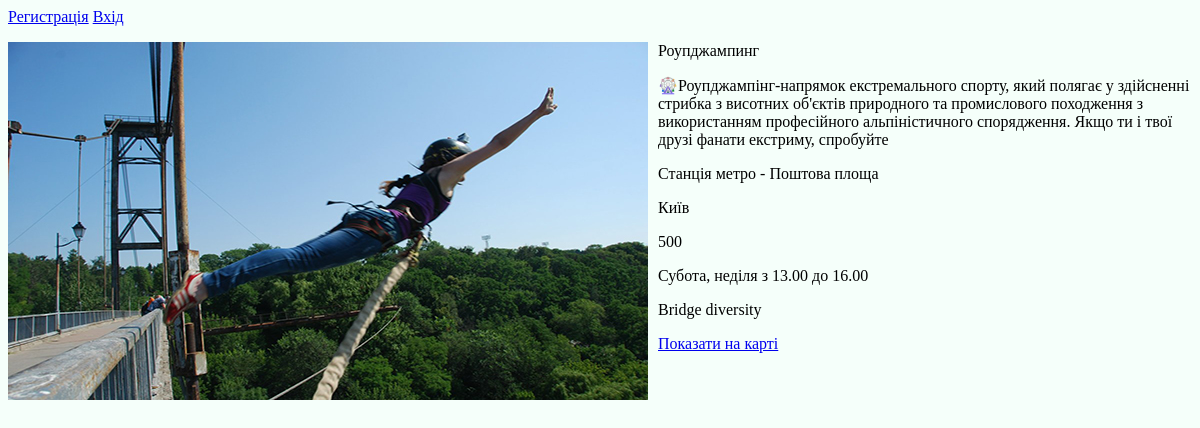
The app's page /Роупджампинг/ with its own data.
### location/models.py (models this page shows, shortened)
class Location(models.Model):
    TYPE_CHOICES = (
        ('Активний відпочинок', 'Активний відпочинок'),
        ('Їжа та напої', 'Їжа та напої'),
        ('Природа та ландшафти', 'Природа та ландшафти'),
        ('Панорамні види', 'Панорамні види'),
        ('Площа', 'Площа'),
        ('Готелі та місця для проживання', 'Готелі та місця для проживання'),
        ('Музеї та виставки', 'Музеї та виставки'),
        ('Церкви та місця релігійного значення', 'Церкви та місця релігійного значення'),
        ("Достопримічальності та пам'ятки", "Достопримічальності та пам'ятки"),
        ('Інше', 'Інше'),
        ('Забуті місця', 'Забуті місця'),
    )
    name_location = models.CharField(max_length=100)
    type = models.CharField(max_length=50, choices=TYPE_CHOICES)
    about = models.TextField()
    region = models.ForeignKey(Region, on_delete=models.CASCADE)
    cost = models.CharField(max_length=100)
    hours = models.CharField(max_length=100)
    photo = models.ImageField(upload_to='location_photos/', blank=True, null=True)
    address = models.CharField(max_length=200)
    map_link = models.URLField()
    route = models.TextField(blank=True, null=True)

class Region(models.Model):
    name_region = models.CharField(max_length=100)
    about_region = models.TextField()
    def __str__(self):
        return self.name_region

### location/views.py (the view)
# urls.py: path('<str:name_location>/', views.location_detail, name='location'),
def location_detail(request, name_location):
    try:
        location = Location.objects.get(name_location=name_location)
    except:
        raise Http404('Ми ще не добавили цей регіон(')
    return render(request, 'location/location.html', {'location': location})

### templates/location/location.html (shortened to what this page needs)
{% extends 'base.html' %}
{% block content %}
    <div class="content-container">
        <img src="{{ location.photo.url }}" style="float: left; margin-right: 10px;">
        <div class="info">
            <p class="name">{{ location.name_location }}</p>
            <p class="about">{{ location.about }}</p>
            <p class="route">{{ location.route }}</p>
            <p>{{ location.region }}</p>
            <p>{{ location.cost }}</p>
            <p>{{ location.hours }}</p>
            <p>{{ location.address }}</p>
            <a href="{{ location.map_link }}">Показати на карті</a>
        </div>
    </div>
{% endblock %}

### templates/base.html (style rules this page uses)
body { background-color: #F5FFFA; }

### records on screen
Location: photo (picture), name_location "Роупджампинг", about "🎡Роупджампінг-напрямок екстремального спорту, який полягає у здійсненні стрибка з висотних об'єктів природного та промислового походження з використанням професійного альпіністичного спорядження. Якщо ти і твої друзі фанати екстриму, спробуйте", route "Станція метро - Поштова площа", region "Київ", cost "500", hours "Субота, неділя з 13.00 до 16.00", address "Bridge diversity"
